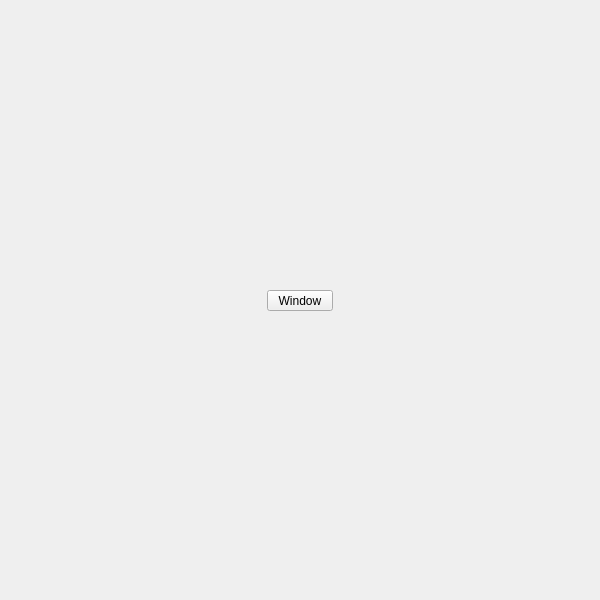
<?xml version="1.0" encoding="UTF-8"?>
<ui version="4.0">
 <class>QtUi</class>
 <widget class="QMainWindow" name="QtUi">
  <property name="geometry"><rect><x>0</x><y>0</y><width>600</width><height>600</height></rect></property>
  <property name="sizePolicy"><sizepolicy hsizetype="Ignored" vsizetype="Ignored"><horstretch>0</horstretch><verstretch>0</verstretch></sizepolicy></property>
  <property name="minimumSize"><size><width>0</width><height>0</height></size></property>
  <property name="maximumSize"><size><width>600</width><height>600</height></size></property>
  <property name="toolButtonStyle"><enum>Qt::ToolButtonIconOnly</enum></property>
  <property name="tabShape"><enum>QTabWidget::Triangular</enum></property>
  <property name="dockNestingEnabled"><bool>true</bool></property>
  <property name="dockOptions"><set>QMainWindow::AllowNestedDocks|QMainWindow::AllowTabbedDocks|QMainWindow::AnimatedDocks|QMainWindow::ForceTabbedDocks</set></property>
  <widget class="QWidget" name="widget">
   <property name="sizePolicy"><sizepolicy hsizetype="Ignored" vsizetype="Ignored"><horstretch>0</horstretch><verstretch>0</verstretch></sizepolicy></property>
   <widget class="MenuButton" name="b030">
    <property name="geometry">
     <rect><x>267</x><y>290</y><width>66</width><height>21</height></rect>
    </property>
    <property name="minimumSize"><size><width>0</width><height>21</height></size></property>
    <property name="maximumSize"><size><width>999</width><height>21</height></size></property>
    <property name="target"><string>window</string></property>
    <property name="text"><string>Window</string></property>
   </widget>
  </widget>
 </widget>
 <customwidgets>
  <customwidget><class>MenuButton</class><extends>QPushButton</extends><header>widgets.menubutton.h</header></customwidget>
 </customwidgets>
 <resources/>
 <connections/>
</ui>
